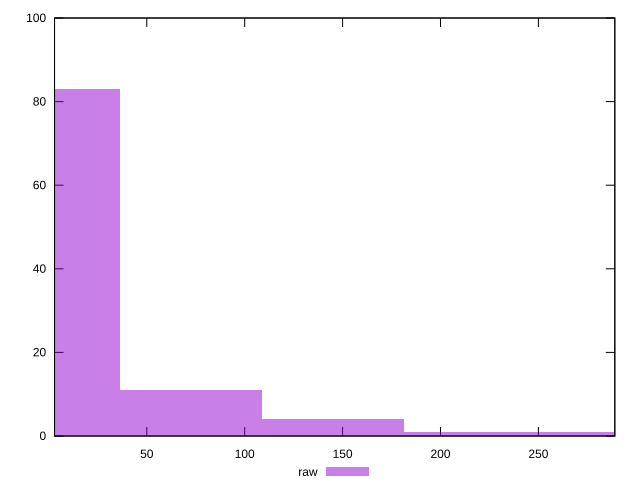

This figure's gnuplot source:
reset

$raw <<EOF
144.9385930675752 4
217.4078896013628 1
0 83
72.4692965337876 11
289.8771861351504 1
EOF

set key outside below
set boxwidth 72.4692965337876
set xrange [2.883:289.032]
set yrange [0:100]
set trange [0:100]
set style fill transparent solid 0.5 noborder
set terminal svg size 640, 490 enhanced background rgb 'white'
set output "report_00013_2021-02-09T12-04-24.940Z/server-response-time/samples/pages+cached+noadtech+nomedia+nocss/raw/histogram.svg"

plot $raw title "raw" with boxes

reset
